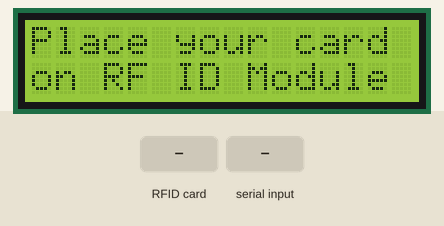
Recording of a sketch running on a simulated ESP32. Parts: 16×2 character LCD. The test bench sets the inputs (shaded band). What the sketch prints to the serial monitor is not drawn.

Above: at 1.3 s.
1.4 s: RFID card 5E 7A 19 C4 held to the reader
At 2.4 s:
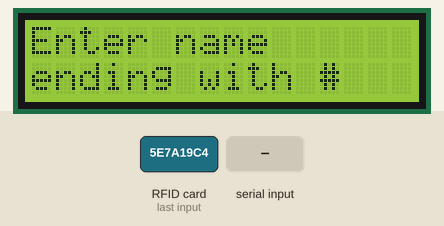
2.9 s: "1#" received over Serial
At 5.1 s:
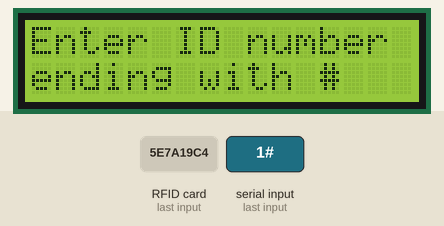
5.4 s: "0#" received over Serial
At 6.6 s:
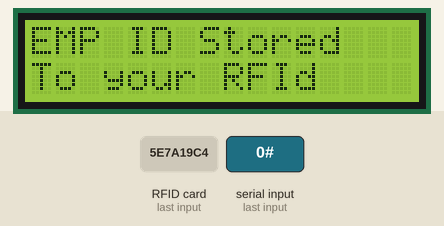
Timing chart, 0 to 8.4 s (numbered marks = the images above; inputs shaded):
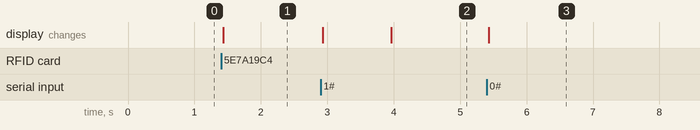

Measured:
- after the input at 1.4 s, the display: changes at once (image 1)
- after the input at 2.9 s, the display: first changes at once (image 2 shows a later state)
- after the input at 5.4 s, the display: changes at once (image 3)

The sketch:

ESP32_rfid_write_personal_data.ino
```cpp
#include <SPI.h>
#include <MFRC522.h>
#include <Wire.h>
#include <LiquidCrystal_I2C.h>
LiquidCrystal_I2C lcd(0x27, 16, 2);  // 27 or 3F
#define SDA_PIN 25
#define SCK_PIN 26
#define MOSI_PIN 27
#define MISO_PIN 14
#define RST_PIN 33
MFRC522 mfrc522(SDA_PIN, RST_PIN);
MFRC522::StatusCode status;
MFRC522::MIFARE_Key key;
int Status = 1;
byte block;
byte len;
byte buffer[34];

void setup() {
  Serial.begin(115200);
  SPI.begin(SCK_PIN, MISO_PIN, MOSI_PIN, SDA_PIN);
  SPI.begin();
  mfrc522.PCD_Init();
  Serial.println(F("Write personal data on a MIFARE PICC "));
  lcd.init();
  lcd.backlight();
  lcd.clear();
  lcd.setCursor(0, 0);
  lcd.print("Place your card");
  lcd.setCursor(0, 1);
  lcd.print("on RF ID Module");
}

void loop() {
  Status = 1;
  for (byte i = 0; i < 6; i++) key.keyByte[i] = 0xFF;
  if (!mfrc522.PICC_IsNewCardPresent() || !mfrc522.PICC_ReadCardSerial())
    return;

  Serial.print(F("Card UID:"));  //Dump UID
  for (byte i = 0; i < mfrc522.uid.size; i++) {
    Serial.print(mfrc522.uid.uidByte[i] < 0x10 ? " 0" : " ");
    Serial.print(mfrc522.uid.uidByte[i], HEX);
  }
  Serial.print(F(" PICC type: "));  // Dump PICC type
  MFRC522::PICC_Type piccType = mfrc522.PICC_GetType(mfrc522.uid.sak);
  Serial.println(mfrc522.PICC_GetTypeName(piccType));

  Serial.setTimeout(20000L);  // wait until 20 seconds for input from serial
  lcd.clear();
  lcd.setCursor(0, 0);
  lcd.print("Enter name ");
  lcd.setCursor(0, 1);
  lcd.print("ending with #");
  Serial.println(F("Type Employee Name, ending with #"));
  block = 1;
  Writedata(block);
  if (Status == 0)
    return;
  lcd.clear();
  lcd.setCursor(0, 0);
  lcd.print("Name Stored");
  lcd.setCursor(0, 1);
  lcd.print("To your RFId");
  delay(1000);
  lcd.clear();
  lcd.setCursor(0, 0);
  lcd.print("Enter ID number");
  lcd.setCursor(0, 1);
  lcd.print("ending with #");
  Serial.println(F("Type Employee ID, ending with #"));
  block = 2;
  Writedata(block);
  if (Status == 0)
    return;
  Serial.println();
  Serial.setTimeout(0);
  lcd.clear();
  lcd.setCursor(0, 0);
  lcd.print("EMP ID Stored");
  lcd.setCursor(0, 1);
  lcd.print("To your RFId");
  delay(3000);
  lcd.clear();
  lcd.setCursor(0, 0);
  lcd.print("Place your card");
  lcd.setCursor(0, 1);
  lcd.print("on RF ID Module");
  Serial.println("Writing Completed");
  mfrc522.PICC_HaltA();  // Halt PICC
  mfrc522.PCD_StopCrypto1();
}


void Writedata(byte block) {
  len = Serial.readBytesUntil('#', (char *)buffer, 30);  // read family name from serial
  for (byte i = len; i < 30; i++) buffer[i] = ' ';       // pad with spaces

  status = mfrc522.PCD_Authenticate(MFRC522::PICC_CMD_MF_AUTH_KEY_A, block, &key, &(mfrc522.uid));
  if (status != MFRC522::STATUS_OK) {
    Serial.print(F("PCD_Authenticate() failed: "));
    Serial.println(mfrc522.GetStatusCodeName(status));
    Serial.println("ERROR");
    Status = 0;
    return;
  }

  else {
    Serial.println(F("PCD_Authenticate() success: "));
  }
  status = mfrc522.MIFARE_Write(block, buffer, 16);
  if (status != MFRC522::STATUS_OK) {
    Serial.print(F("MIFARE_Write() failed: "));
    Serial.println(mfrc522.GetStatusCodeName(status));
    Serial.println("ERROR");
    Status = 0;
    return;
  } else {
    Status = 1;
    Serial.println(F("MIFARE_Write() success: "));
  }
}
```
